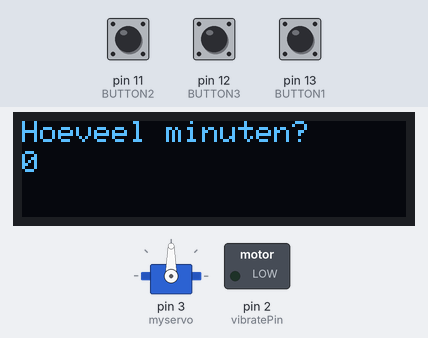
Bench run of a sketch on a simulated Arduino Uno, built with avr-gcc and run on an emulated ATmega328P. Parts: servo, 128×32 one-colour display, switched loads named in the sketch (green lamp = pin HIGH). The test bench sets the inputs (shaded band); at power-on: pin 11 (BUTTON2) LOW, pin 12 (BUTTON3) LOW, pin 13 (BUTTON1) LOW. The display library's start-up logo is not drawn; the audio player accepts every command and is not drawn; what the sketch prints to the serial monitor is not drawn.

Above: at 3.3 s.
3.4 s: pin 11 (BUTTON2) pulled HIGH for 0.15 s
At 7.2 s:
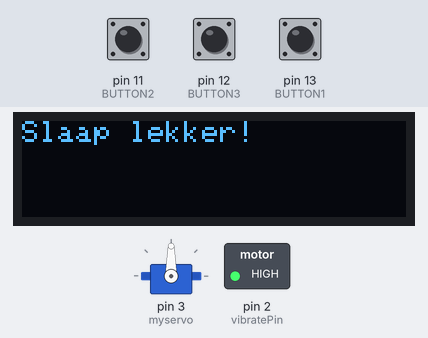
At 9.5 s:
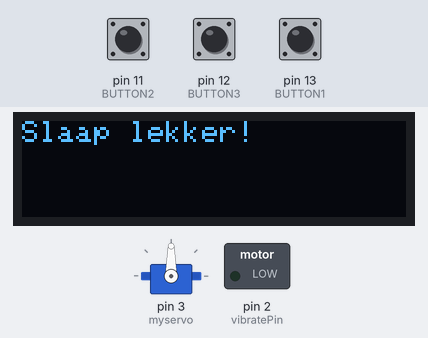
Timing chart, 0 to 11.0 s (numbered marks = the images above; inputs shaded):
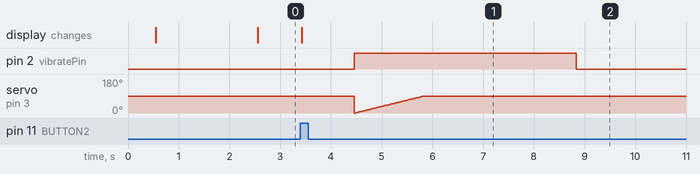

Measured:
- after the input at 3.4 s, pin 2 (vibratePin): LOW → HIGH after 1.1 s, → LOW 4.4 s later; the display: changes at once (image 1)

The sketch:

GoedeNacht-BetereDag-Prototype.ino
```cpp
#include <SPI.h>
#include <Wire.h>
#include <Servo.h>

#include <Adafruit_GFX.h>
#include <Adafruit_SSD1306.h>
#include "Arduino.h"
#include "SoftwareSerial.h"
#include "DFRobotDFPlayerMini.h"

#define SCREEN_WIDTH 128 // OLED display width, in pixels
#define SCREEN_HEIGHT 32 // OLED display height, in pixels

#define OLED_RESET     4 // Reset pin # (or -1 if sharing Arduino reset pin)

#define LOGO_HEIGHT   16
#define LOGO_WIDTH    16

# define Start_Byte 0x7E
# define Version_Byte 0xFF
# define Command_Length 0x06
# define End_Byte 0xEF
# define Acknowledge 0x00 //Returns info with command 0x41 [0x01: info, 0x00: no info]

# define ACTIVATED LOW

//Button inputs
#define buttonPlus 13
#define buttonMinus 11
#define buttonOk 12

#define vibratePin 2

// Knoppen
const int BUTTON1 = 13;//Initialize Pin12 with Button +
const int BUTTON2 = 11;//Initialize Pin11 with Button enter
const int BUTTON3 = 12; //Initialize Pin7 with Button -

int BUTTONstate1 = 0; // To read the button1 state
int BUTTONstate2 = 0;// To read the button2 state
int BUTTONstate3 = 0;// To read the button3 state

int counter = 0;
int currentStateCLK;
int lastStateCLK;
String currentDir ="";
unsigned long lastButtonPress = 0;

int pos = 0;

//DfPlayer
SoftwareSerial mySoftwareSerial(7, 6); // RX, TX
DFRobotDFPlayerMini myDFPlayer;
void printDetail(uint8_t type, int value);

Adafruit_SSD1306 display(SCREEN_WIDTH, SCREEN_HEIGHT, &Wire, OLED_RESET);

Servo myservo;

void setup() {

  mySoftwareSerial.begin(9600);
  Serial.begin(115200);

  myservo.attach(3);

  initPinModes();
  initDFPlayer();
  initOled();

  int result = displayMenu();
  Serial.println(result);

  int amountOfReplays = (result * 60) / 20;
  Serial.println(amountOfReplays);

  playSleepingExercises(amountOfReplays);

}

void playSleepingExercises(int amountOfReplays){

  myDFPlayer.volume(30);

  for(int i = 0; i <= amountOfReplays; i++){
    myDFPlayer.play(1);
    Serial.println(i);

    delay(1000);

    digitalWrite(vibratePin, HIGH);
    for (pos = 0; pos <= 90; pos += 1) { // goes from 0 degrees to 180 degrees
      // in steps of 1 degree
       myservo.write(pos);              // tell servo to go to position in variable 'pos'
      delay(15);                       // waits 15ms for the servo to reach the position
    }
    delay(3000);

    digitalWrite(vibratePin, LOW);
    delay(7000);

    digitalWrite(vibratePin, HIGH);
    for (pos = 90; pos >= 0; pos -= 1) { // goes from 180 degrees to 0 degrees
      myservo.write(pos);              // tell servo to go to position in variable 'pos'
      delay(15);                       // waits 15ms for the servo to reach the position
    }
    delay(8000);
  }
}

void initDFPlayer(){
  Serial.println();
  Serial.println(F("DFRobot DFPlayer Mini Demo"));
  Serial.println(F("Initializing DFPlayer ... (May take 3~5 seconds)"));

  if (!myDFPlayer.begin(mySoftwareSerial)) {  //Use softwareSerial to communicate with mp3.
    Serial.println(F("Unable to begin:"));
    Serial.println(F("1.Please recheck the connection!"));
    Serial.println(F("2.Please insert the SD card!"));
    while(true){
      delay(0); // Code to compatible with ESP8266 watch dog.
    }
  }
  Serial.println(F("DFPlayer Mini online."));
}

void initOled(){
  if(!display.begin(SSD1306_SWITCHCAPVCC, 0x3C)) { // Address 0x3C for 128x32
    Serial.println(F("SSD1306 allocation failed"));
    for(;;); // Don't proceed, loop forever
    }

    display.display();
    delay(2000);

     // Clear the buffer
    display.clearDisplay();
    display.setTextColor(WHITE);
    display.setTextSize(1);
}

void initPinModes(){
  pinMode(BUTTON1, INPUT);//Define Button1 as input pin
  pinMode(BUTTON2, INPUT);//Define Button2 as input pin
  pinMode(BUTTON3, INPUT);//Define Button3 as input pin
  pinMode(vibratePin, OUTPUT);
}

void loop() {


}

int displayMenu(){

  bool minutesSelected = false;


  while(minutesSelected == false){
    BUTTONstate1 = digitalRead(BUTTON1);//Read button1 state
    if(BUTTONstate1 == 1){
      Serial.println("Yes! 1");
      counter -= 10;
      delay(1000);
    }
    BUTTONstate2 = digitalRead(BUTTON2);//Read button1 state
      if(BUTTONstate2 == 1){
      Serial.println("Yes! 2");

      display.clearDisplay();
      display.setCursor(0,0);
      display.print("Slaap lekker!");
      display.display();

      return counter;
    }
    BUTTONstate3 = digitalRead(BUTTON3);//Read button1 state
      if(BUTTONstate3 == 1){
      Serial.println("Yes! 3");
      counter += 10;
      delay(1000);
    }

  display.clearDisplay();
  display.setCursor(0,0);
  display.print("Hoeveel minuten?");
  display.setCursor(0,10);
  display.print(counter);
  display.display();
  }


  // Put in a slight delay to help debounce the reading
  delay(1);
 }

void playFirst()
{
  execute_CMD(0x3F, 0, 0);
  delay(500);
  setVolume(20);
  delay(500);
  execute_CMD(0x11,0,1);
  delay(500);
}

void setVolume(int volume)
{
  execute_CMD(0x06, 0, volume); // Set the volume (0x00~0x30)
  delay(2000);
}


void execute_CMD(byte CMD, byte Par1, byte Par2)
// Excecute the command and parameters
{
// Calculate the checksum (2 bytes)
word checksum = -(Version_Byte + Command_Length + CMD + Acknowledge + Par1 + Par2);
// Build the command line
byte Command_line[10] = { Start_Byte, Version_Byte, Command_Length, CMD, Acknowledge,
Par1, Par2, highByte(checksum), lowByte(checksum), End_Byte};
//Send the command line to the module
for (byte k=0; k<10; k++)
{
mySoftwareSerial.write( Command_line[k]);
}
}
```
